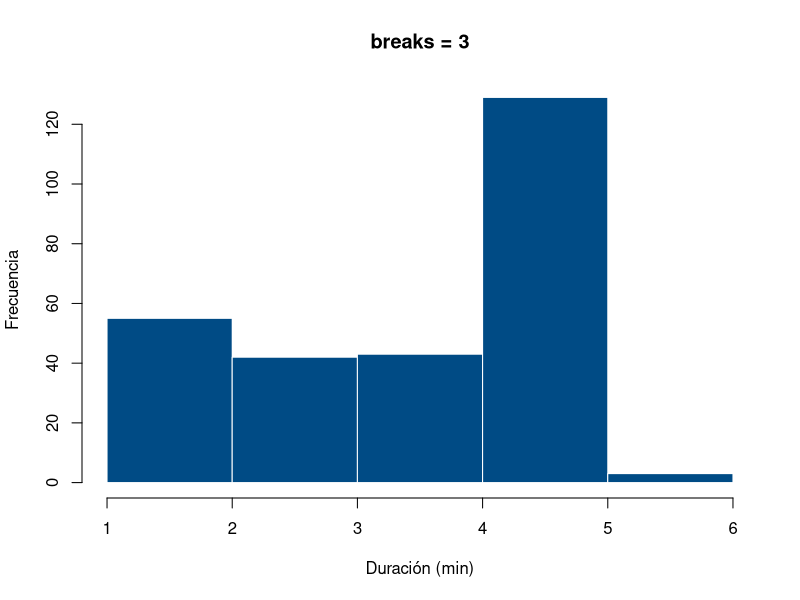
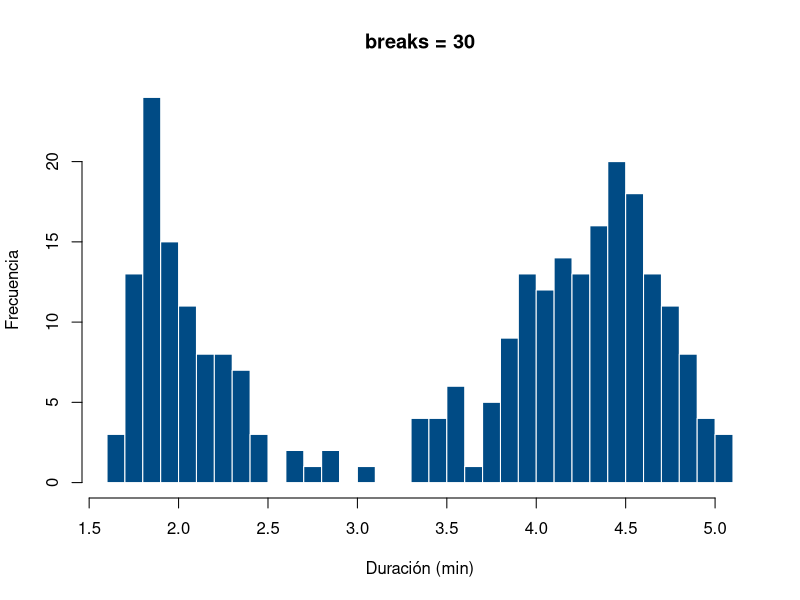
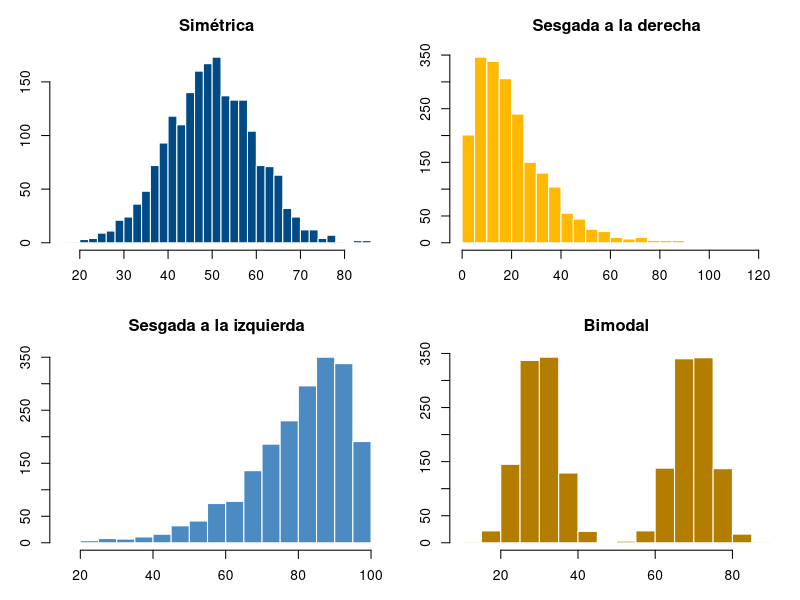
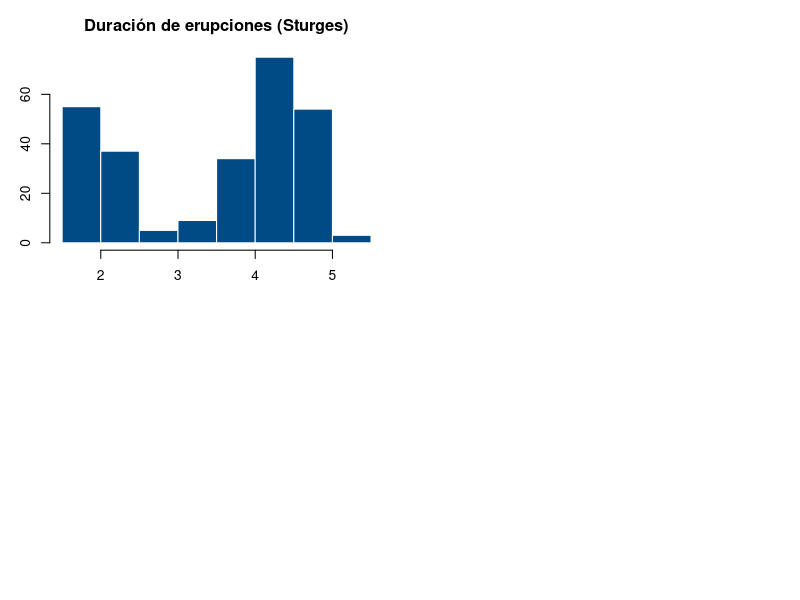

Write the R code that produced these figures, in order.
## ---- chunk 1
#| label: fig-histograma-sturges
#| fig-cap: "Duración de erupciones de Old Faithful — pocos vs. muchos intervalos"
#| layout-ncol: 2
data(faithful)

hist(faithful$eruptions, breaks = 3, col = "#004B85", border = "white",
     main = "breaks = 3", xlab = "Duración (min)", ylab = "Frecuencia")

hist(faithful$eruptions, breaks = 30, col = "#004B85", border = "white",
     main = "breaks = 30", xlab = "Duración (min)", ylab = "Frecuencia")
## ---- chunk 2
#| label: fig-cuatro-formas
#| fig-cap: "Las cuatro formas típicas de una distribución, generadas con datos reales"
set.seed(42)
par(mfrow = c(2, 2), mar = c(3, 3, 3, 1))

# Simétrica
x1 <- rnorm(2000, mean = 50, sd = 10)
hist(x1, breaks = 25, col = "#004B85", border = "white",
     main = "Simétrica", xlab = "", ylab = "")

# Sesgada a la derecha
x2 <- rgamma(2000, shape = 2, rate = 0.1)
hist(x2, breaks = 25, col = "#FFB903", border = "white",
     main = "Sesgada a la derecha", xlab = "", ylab = "")

# Sesgada a la izquierda
x3 <- 100 - rgamma(2000, shape = 2, rate = 0.1)
hist(x3, breaks = 25, col = "#4B8BC2", border = "white",
     main = "Sesgada a la izquierda", xlab = "", ylab = "")

# Bimodal
x4 <- c(rnorm(1000, 30, 5), rnorm(1000, 70, 5))
hist(x4, breaks = 25, col = "#B37D00", border = "white",
     main = "Bimodal", xlab = "", ylab = "")
## ---- chunk 3
n <- nrow(faithful)
n
k <- 1 + 3.3 * log10(n)
k
## ---- chunk 4
hist(faithful$eruptions, breaks = round(k),
     main = "Duración de erupciones (Sturges)",
     xlab = "Duración (min)", ylab = "Frecuencia",
     col = "#004B85", border = "white")
